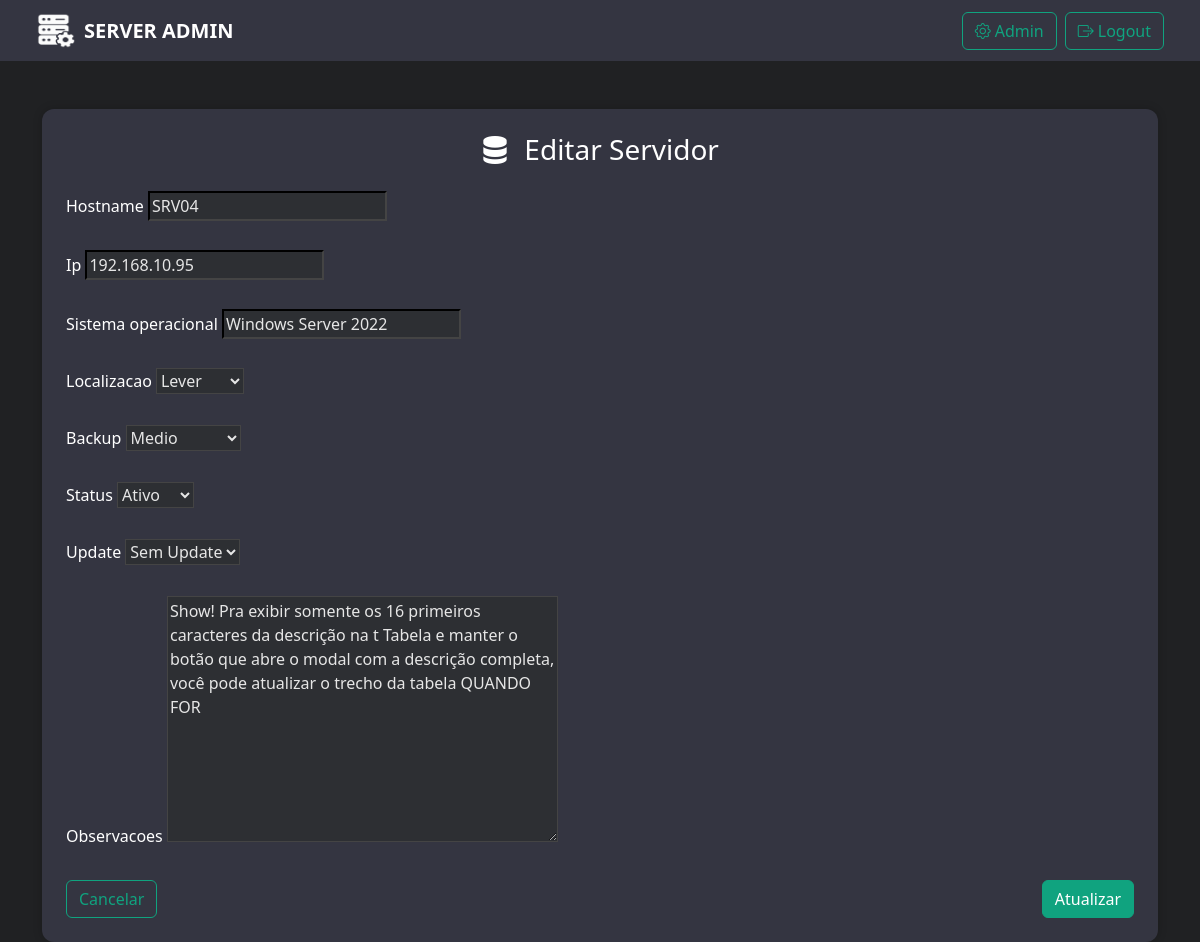
Page /editar/27/ (signed in) on the committed database.
### inventario/models.py (models this page shows, shortened)
class Servidor(models.Model):
    hostname = models.CharField(max_length=100)
    ip = models.GenericIPAddressField()
    sistema_operacional = models.CharField(max_length=100)
    localizacao = models.CharField(
        max_length=20,
        choices=[
            ('Lever', 'Lever'),
            ('Ramalde', 'Ramalde'),
            ('Gaia', 'Gaia')
        ]
    )
    backup = models.CharField(
        max_length=20,
        choices=[
            ('Baixo', 'Baixo'),
            ('Medio', 'Medio'),
            ('Alto', 'Alto'),
            ('Sem Backup', 'Sem Backup')
        ]
    )
    status = models.CharField(
        max_length=20,
        choices=[
            ('Ativo', 'Ativo'),
            ('A Fazer', 'A Fazer'),
            ('Lixo', 'Lixo')
        ]
    )
    update = models.CharField(
        max_length=20,
        choices=[
            ('CRIT', 'CRIT'),
            ('PROD', 'PROD'),
            ('HOMU', 'HOMU'),
            ('Sem Update', 'Sem Update')
        ]
    )
    data_inclusao = models.DateField(auto_now_add=True)
    observacoes = models.TextField(blank=True)

### inventario/views.py (the view)
# urls.py: path('editar/<int:pk>/', EditarServidor.as_view(), name='editar_servidor'),
class EditarServidor(LoginRequiredMixin, UpdateView):
    login_url = '/login/'
    model = Servidor
    fields = '__all__'
    template_name = 'inventario/formulario.html'
    success_url = reverse_lazy('lista_servidores')

### inventario/templates/inventario/formulario.html (shortened to what this page needs)
{% extends 'base.html' %}
{% block content %}
<div class="container mt-5">
    <div class="card p-4 animate__animated animate__fadeIn">
        <h3 class="text-center text-white mb-4">
            <i class="bi bi-server me-2"></i>
            {% if form.instance.pk %}
                Editar Servidor
            {% else %}
                Novo Servidor
            {% endif %}
        </h3>
        <form method="post">
            {% for field in form %}
                <div class="mb-4">
                    <label for="{{ field.id_for_label }}" class="form-label text-white">{{ field.label }}</label>
                    {{ field }}
                </div>
            {% endfor %}
            <div class="d-flex justify-content-between mt-4">
                <a href="{% url 'lista_servidores' %}" class="btn btn-outline-light">Cancelar</a>
                <button type="submit" class="btn btn-primary">
                    {% if form.instance.pk %}
                        Atualizar
                    {% else %}
                        Salvar
                    {% endif %}
                </button>
            </div>
        </form>
    </div>
</div>
{% endblock %}

### inventario/templates/base.html (style rules this page uses)
body { background-color: #202123; color: #e6e6e6; }
.card { background-color: #343541; border: none; border-radius: 12px; box-shadow: 0 0 10px rgba(0,0,0,0.2); }
.btn-primary { background-color: #10a37f; border-color: #10a37f; }
.btn-outline-light { border-color: #10a37f; color: #10a37f; }
a { color: #10a37f; }
input, select, textarea { background-color: #2d2f33 !important; color: #e6e6e6 !important; border-color: #444 !important; }

### rows in the picture
Servidor: form "SRV04" "192.168.10.95" "Windows Server 2022" "Lever" "Medio" "Ativo" "Sem Update" "Show! Pra exibir somente os 16 primeiros caracteres da descrição na t Tabela e manter o botão que abre o modal com a descrição completa, você pode atualizar o trecho da tabela QUANDO FOR"

### other values in the picture
{{ field.label }} "Hostname" "Ip" "Sistema operacional" "Localizacao" "Backup" "Status" "Update" "Observacoes"
